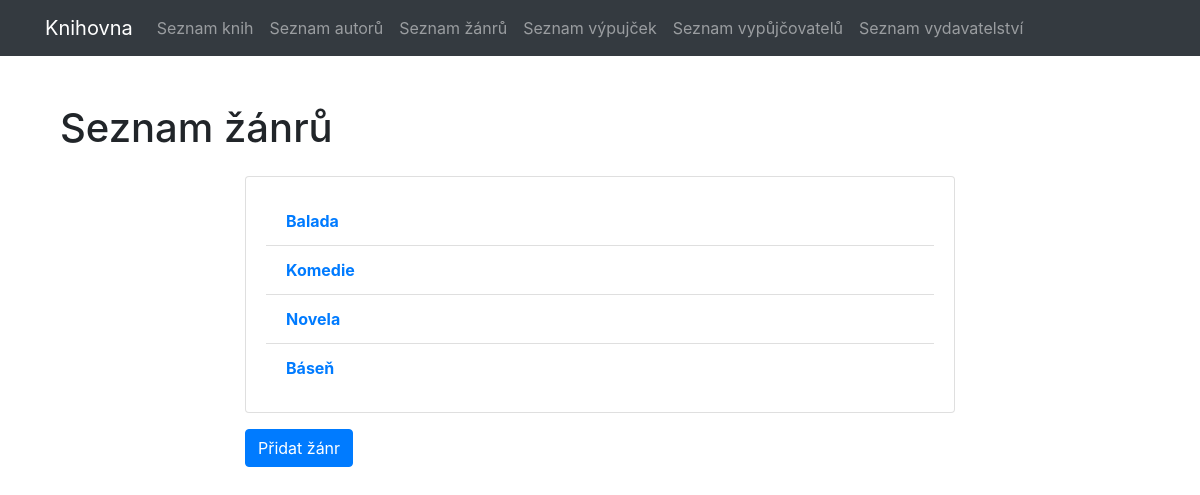
The page /genres/ on the database its author committed.
### library/models.py (models this page shows, shortened)
class Genre(models.Model):
    name = models.CharField(max_length=50)

### library/views.py (the view)
# urls.py: path('genres/', genre_list, name='genre_list'),
def genre_list(request):
    genres = Genre.objects.all()
    return render(request, 'genre_list.html', {'genres': genres})

### library/templates/genre_list.html (shortened to what this page needs)
{% extends 'base.html' %}
{% block content %}
    <div class="container">
        <h1 class="mt-5 mb-4">Seznam žánrů</h1>
        <div class="row">
            <div class="col-md-8 offset-md-2">
                <div class="card">
                    <div class="card-body">
                        <ul class="list-group list-group-flush">
                            {% for genre in genres %}
                                <li class="list-group-item">
                                    <strong><a href="{% url 'genre_detail' genre.id %}">{{ genre.name }}</a></strong>
                                </li>
                            {% endfor %}
                        </ul>
                    </div>
                </div>
                <a href="{% url 'genre_create_view' %}" class="btn btn-primary mt-3">Přidat žánr</a>
            </div>
        </div>
    </div>
{% endblock %}

### rows shown on the page
Genre: name "Balada"
Genre: name "Komedie"
Genre: name "Novela"
Genre: name "Báseň"
